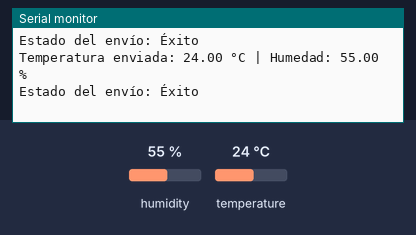
Bench run of a sketch on a simulated ESP8266 (NodeMCU). On the bench: the last lines printed to the serial monitor. The test bench sets the inputs (shaded band); at power-on: humidity 55 %, temperature 24 °C.

Above: at 3.8 s.
3.9 s: humidity set to 22 %
At 6.7 s:
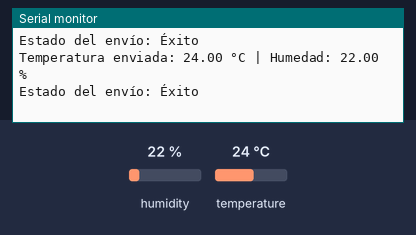
7.8 s: temperature set to 12 °C
At 9.9 s:
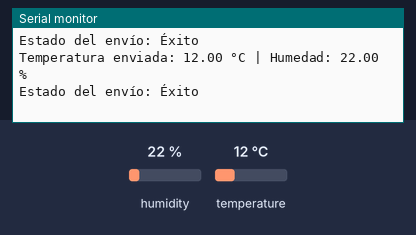
11.7 s: humidity set to 40 %
At 13.0 s:
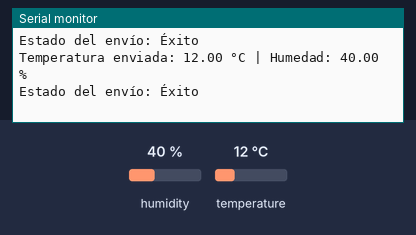
Timing chart, 0 to 14.7 s (numbered marks = the images above; inputs shaded):
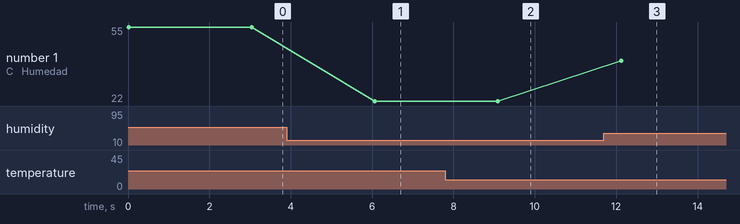

Measured:
- after the input at 3.9 s, the serial monitor: prints a new line after 2.2 s (image 1)
- after the input at 7.8 s, the serial monitor: prints a new line after 1.3 s (image 2)
- after the input at 11.7 s, the serial monitor: prints a new line after 0.42 s (image 3)
- plotted number 1: 55 → 22 after the input at 3.9 s, 22 → 40 after the input at 11.7 s

The sketch:

sketch_emisor_bueno.ino
```cpp
#include <ESP8266WiFi.h>
#include <espnow.h>
#include "DHT.h"

#define DHTPIN D2
#define DHTTYPE DHT11

DHT dht(DHTPIN, DHTTYPE);

//Dirección MAC del receptor
uint8_t broadcastAddress[] = {0x68, 0xC6, 0x3A, 0xF3, 0x68, 0x8D};

typedef struct struct_message {
  float temp;
  float hum;
} struct_message;

struct_message myData;

// Función callback al enviar
void OnDataSent(uint8_t *mac_addr, uint8_t sendStatus) {
  Serial.print("Estado del envío: ");
  if (sendStatus == 0) {
    Serial.println("Éxito ");
  } else {
    Serial.println("Fallo ");
  }
}

void setup() {
  Serial.begin(9600);
  WiFi.mode(WIFI_STA);
  dht.begin();

  if (esp_now_init() != 0) {
    Serial.println("Error inicializando ESP-NOW");
    return;
  }

  esp_now_set_self_role(ESP_NOW_ROLE_CONTROLLER);
  esp_now_register_send_cb(OnDataSent);
  esp_now_add_peer(broadcastAddress, ESP_NOW_ROLE_SLAVE, 1, NULL, 0);
}

void loop() {
  float t = dht.readTemperature();
  float h = dht.readHumidity();

  if (isnan(t) || isnan(h)) {
    Serial.println("Error leyendo DHT11");
    delay(2000);
    return;
  }

  myData.temp = t;
  myData.hum = h;

  esp_now_send(broadcastAddress, (uint8_t *)&myData, sizeof(myData));

  Serial.print("Temperatura enviada: ");
  Serial.print(t);
  Serial.print(" °C | Humedad: ");
  Serial.print(h);
  Serial.println(" %");

  delay(3000);  // cada 3s
}
```
